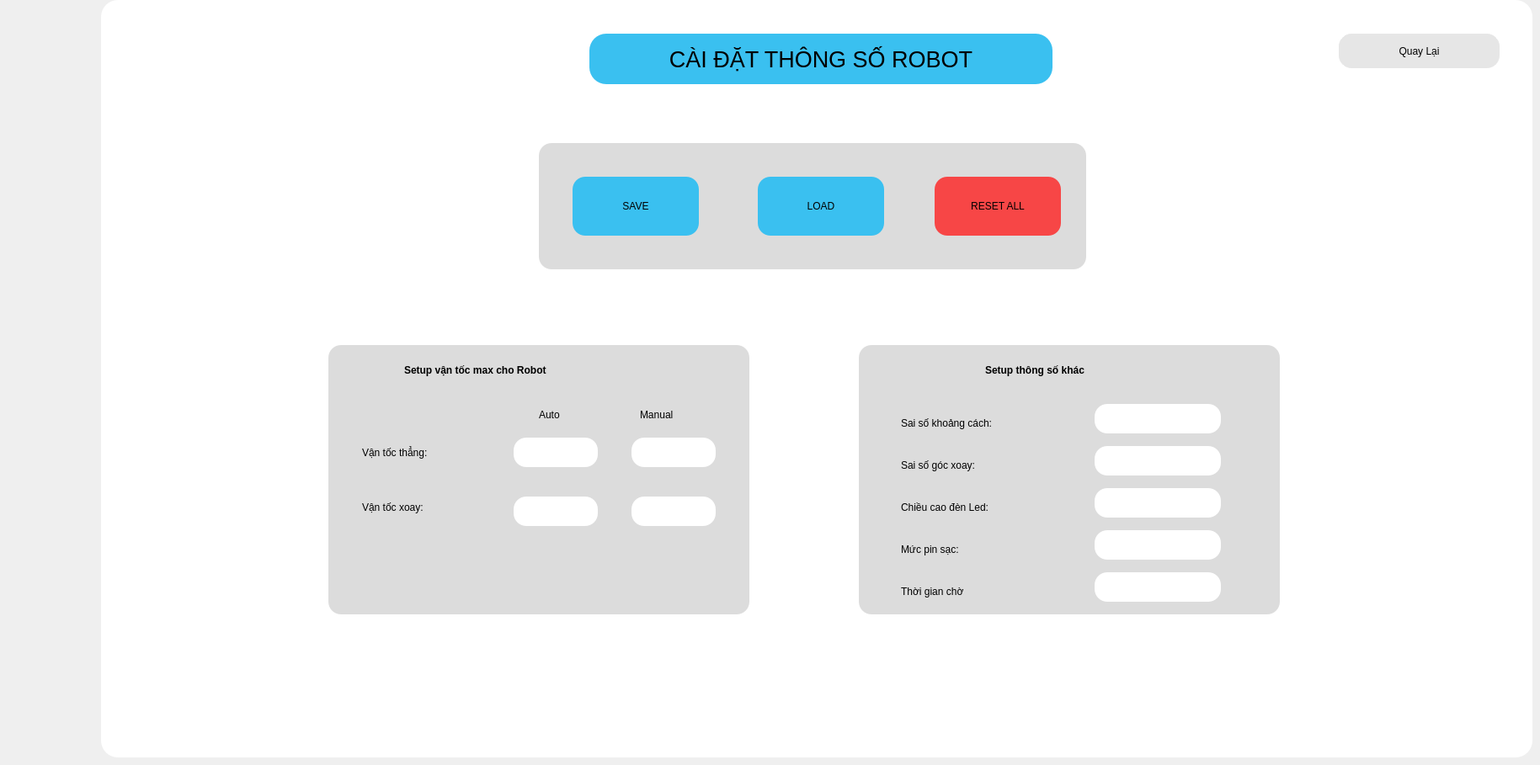
    <widget class="QWidget" name="page_setup_ts_robot">
     <widget class="QFrame" name="frame_32">
      <property name="geometry">
       <rect>
        <x>120</x>
        <y>0</y>
        <width>1700</width>
        <height>900</height>
       </rect>
      </property>
      <property name="styleSheet">
       <string notr="true">background-color: rgb(255, 255, 255);
 border-radius: 20px;</string>
      </property>
      <property name="frameShape">
       <enum>QFrame::StyledPanel</enum>
      </property>
      <property name="frameShadow">
       <enum>QFrame::Raised</enum>
      </property>
      <widget class="QLabel" name="label_caidat_ts">
       <property name="geometry">
        <rect>
         <x>580</x>
         <y>40</y>
         <width>550</width>
         <height>60</height>
        </rect>
       </property>
       <property name="maximumSize">
        <size>
         <width>800</width>
         <height>200</height>
        </size>
       </property>
       <property name="sizeIncrement">
        <size>
         <width>800</width>
         <height>200</height>
        </size>
       </property>
       <property name="font">
        <font>
         <pointsize>20</pointsize>
         <weight>50</weight>
         <bold>false</bold>
        </font>
       </property>
       <property name="styleSheet">
        <string notr="true">
background-color: rgb(58,192,240);
border-radius: 20px;
</string>
       </property>
       <property name="text">
        <string>CÀI ĐẶT THÔNG SỐ ROBOT</string>
       </property>
       <property name="alignment">
        <set>Qt::AlignCenter</set>
       </property>
      </widget>
      <widget class="QFrame" name="frame_34">
       <property name="geometry">
        <rect>
         <x>270</x>
         <y>410</y>
         <width>500</width>
         <height>320</height>
        </rect>
       </property>
       <property name="minimumSize">
        <size>
         <width>500</width>
         <height>150</height>
        </size>
       </property>
       <property name="maximumSize">
        <size>
         <width>500</width>
         <height>500</height>
        </size>
       </property>
       <property name="styleSheet">
        <string notr="true">background-color: rgb(220, 220, 220);
border-radius: 15px;</string>
       </property>
       <property name="frameShape">
        <enum>QFrame::StyledPanel</enum>
       </property>
       <property name="frameShadow">
        <enum>QFrame::Raised</enum>
       </property>
       <widget class="QLabel" name="label_vtt">
        <property name="geometry">
         <rect>
          <x>40</x>
          <y>115</y>
          <width>150</width>
          <height>25</height>
         </rect>
        </property>
        <property name="styleSheet">
         <string notr="true">
font: 75 14pt &quot;MS Shell Dlg 2&quot;;</string>
        </property>
        <property name="text">
         <string>Vận tốc thẳng: </string>
        </property>
       </widget>
       <widget class="QLabel" name="label_vtx">
        <property name="geometry">
         <rect>
          <x>40</x>
          <y>180</y>
          <width>140</width>
          <height>25</height>
         </rect>
        </property>
        <property name="styleSheet">
         <string notr="true">
font: 75 14pt &quot;MS Shell Dlg 2&quot;;</string>
        </property>
        <property name="text">
         <string>Vận tốc xoay:</string>
        </property>
       </widget>
       <widget class="QLabel" name="label_name_vt">
        <property name="geometry">
         <rect>
          <x>90</x>
          <y>20</y>
          <width>320</width>
          <height>20</height>
         </rect>
        </property>
        <property name="styleSheet">
         <string notr="true">
font:  14pt &quot;MS Shell Dlg 2&quot;;
font-weight: bold;</string>
        </property>
        <property name="text">
         <string>Setup vận tốc max cho Robot</string>
        </property>
       </widget>
       <widget class="QPlainTextEdit" name="textbox_vtt">
        <property name="geometry">
         <rect>
          <x>220</x>
          <y>110</y>
          <width>100</width>
          <height>35</height>
         </rect>
        </property>
        <property name="minimumSize">
         <size>
          <width>0</width>
          <height>35</height>
         </size>
        </property>
        <property name="maximumSize">
         <size>
          <width>300</width>
          <height>35</height>
         </size>
        </property>
        <property name="sizeIncrement">
         <size>
          <width>0</width>
          <height>0</height>
         </size>
        </property>
        <property name="styleSheet">
         <string notr="true">background: white</string>
        </property>
       </widget>
       <widget class="QPlainTextEdit" name="textbox_vtx">
        <property name="geometry">
         <rect>
          <x>220</x>
          <y>180</y>
          <width>100</width>
          <height>35</height>
         </rect>
        </property>
        <property name="minimumSize">
         <size>
          <width>0</width>
          <height>35</height>
         </size>
        </property>
        <property name="maximumSize">
         <size>
          <width>300</width>
          <height>35</height>
         </size>
        </property>
        <property name="sizeIncrement">
         <size>
          <width>0</width>
          <height>0</height>
         </size>
        </property>
        <property name="styleSheet">
         <string notr="true">background: white</string>
        </property>
       </widget>
       <widget class="QLabel" name="label_auto">
        <property name="geometry">
         <rect>
          <x>250</x>
          <y>70</y>
          <width>60</width>
          <height>25</height>
         </rect>
        </property>
        <property name="styleSheet">
         <string notr="true">
font: 75 14pt &quot;MS Shell Dlg 2&quot;;</string>
        </property>
        <property name="text">
         <string>Auto</string>
        </property>
       </widget>
       <widget class="QPlainTextEdit" name="textbox_vtt_2">
        <property name="geometry">
         <rect>
          <x>360</x>
          <y>110</y>
          <width>100</width>
          <height>35</height>
         </rect>
        </property>
        <property name="minimumSize">
         <size>
          <width>0</width>
          <height>35</height>
         </size>
        </property>
        <property name="maximumSize">
         <size>
          <width>300</width>
          <height>35</height>
         </size>
        </property>
        <property name="sizeIncrement">
         <size>
          <width>0</width>
          <height>0</height>
         </size>
        </property>
        <property name="styleSheet">
         <string notr="true">background: white</string>
        </property>
       </widget>
       <widget class="QPlainTextEdit" name="textbox_vtx_2">
        <property name="geometry">
         <rect>
          <x>360</x>
          <y>180</y>
          <width>100</width>
          <height>35</height>
         </rect>
        </property>
        <property name="minimumSize">
         <size>
          <width>0</width>
          <height>35</height>
         </size>
        </property>
        <property name="maximumSize">
         <size>
          <width>300</width>
          <height>35</height>
         </size>
        </property>
        <property name="sizeIncrement">
         <size>
          <width>0</width>
          <height>0</height>
         </size>
        </property>
        <property name="styleSheet">
         <string notr="true">background: white</string>
        </property>
       </widget>
       <widget class="QLabel" name="label_manual">
        <property name="geometry">
         <rect>
          <x>370</x>
          <y>70</y>
          <width>80</width>
          <height>25</height>
         </rect>
        </property>
        <property name="styleSheet">
         <string notr="true">
font: 75 14pt &quot;MS Shell Dlg 2&quot;;</string>
        </property>
        <property name="text">
         <string>Manual</string>
        </property>
       </widget>
      </widget>
      <widget class="QFrame" name="frame_35">
       <property name="geometry">
        <rect>
         <x>900</x>
         <y>410</y>
         <width>500</width>
         <height>320</height>
        </rect>
       </property>
       <property name="minimumSize">
        <size>
         <width>500</width>
         <height>150</height>
        </size>
       </property>
       <property name="maximumSize">
        <size>
         <width>500</width>
         <height>500</height>
        </size>
       </property>
       <property name="styleSheet">
        <string notr="true">background-color: rgb(220, 220, 220);
border-radius: 15px;</string>
       </property>
       <property name="frameShape">
        <enum>QFrame::StyledPanel</enum>
       </property>
       <property name="frameShadow">
        <enum>QFrame::Raised</enum>
       </property>
       <widget class="QLabel" name="label_35">
        <property name="geometry">
         <rect>
          <x>50</x>
          <y>80</y>
          <width>200</width>
          <height>25</height>
         </rect>
        </property>
        <property name="styleSheet">
         <string notr="true">
font: 75 14pt &quot;MS Shell Dlg 2&quot;;</string>
        </property>
        <property name="text">
         <string>Sai số khoảng cách:</string>
        </property>
       </widget>
       <widget class="QLabel" name="label_36">
        <property name="geometry">
         <rect>
          <x>50</x>
          <y>130</y>
          <width>160</width>
          <height>25</height>
         </rect>
        </property>
        <property name="styleSheet">
         <string notr="true">
font: 75 14pt &quot;MS Shell Dlg 2&quot;;</string>
        </property>
        <property name="text">
         <string>Sai số góc xoay:</string>
        </property>
       </widget>
       <widget class="QLabel" name="label_37">
        <property name="geometry">
         <rect>
          <x>150</x>
          <y>20</y>
          <width>230</width>
          <height>20</height>
         </rect>
        </property>
        <property name="styleSheet">
         <string notr="true">
font:  14pt &quot;MS Shell Dlg 2&quot;;
font-weight: bold;</string>
        </property>
        <property name="text">
         <string>Setup thông số khác</string>
        </property>
       </widget>
       <widget class="QPlainTextEdit" name="textbox_sskc">
        <property name="geometry">
         <rect>
          <x>280</x>
          <y>70</y>
          <width>150</width>
          <height>35</height>
         </rect>
        </property>
        <property name="minimumSize">
         <size>
          <width>0</width>
          <height>35</height>
         </size>
        </property>
        <property name="maximumSize">
         <size>
          <width>300</width>
          <height>35</height>
         </size>
        </property>
        <property name="sizeIncrement">
         <size>
          <width>0</width>
          <height>0</height>
         </size>
        </property>
        <property name="styleSheet">
         <string notr="true">background: white</string>
        </property>
       </widget>
       <widget class="QPlainTextEdit" name="textbox_ssgx">
        <property name="geometry">
         <rect>
          <x>280</x>
          <y>120</y>
          <width>150</width>
          <height>35</height>
         </rect>
        </property>
        <property name="minimumSize">
         <size>
          <width>0</width>
          <height>35</height>
         </size>
        </property>
        <property name="maximumSize">
         <size>
          <width>300</width>
          <height>35</height>
         </size>
        </property>
        <property name="sizeIncrement">
         <size>
          <width>0</width>
          <height>0</height>
         </size>
        </property>
        <property name="styleSheet">
         <string notr="true">background: white</string>
        </property>
       </widget>
       <widget class="QLabel" name="label_38">
        <property name="geometry">
         <rect>
          <x>50</x>
          <y>180</y>
          <width>200</width>
          <height>25</height>
         </rect>
        </property>
        <property name="styleSheet">
         <string notr="true">
font: 75 14pt &quot;MS Shell Dlg 2&quot;;</string>
        </property>
        <property name="text">
         <string>Chiều cao đèn Led:</string>
        </property>
       </widget>
       <widget class="QPlainTextEdit" name="textbox_ccdl">
        <property name="geometry">
         <rect>
          <x>280</x>
          <y>170</y>
          <width>150</width>
          <height>35</height>
         </rect>
        </property>
        <property name="minimumSize">
         <size>
          <width>0</width>
          <height>35</height>
         </size>
        </property>
        <property name="maximumSize">
         <size>
          <width>300</width>
          <height>35</height>
         </size>
        </property>
        <property name="sizeIncrement">
         <size>
          <width>0</width>
          <height>0</height>
         </size>
        </property>
        <property name="styleSheet">
         <string notr="true">background: white</string>
        </property>
       </widget>
       <widget class="QLabel" name="label_41">
        <property name="geometry">
         <rect>
          <x>50</x>
          <y>230</y>
          <width>200</width>
          <height>25</height>
         </rect>
        </property>
        <property name="styleSheet">
         <string notr="true">
font: 75 14pt &quot;MS Shell Dlg 2&quot;;</string>
        </property>
        <property name="text">
         <string>Mức pin sạc:</string>
        </property>
       </widget>
       <widget class="QPlainTextEdit" name="textbox_pin_sac_auto">
        <property name="geometry">
         <rect>
          <x>280</x>
          <y>220</y>
          <width>150</width>
          <height>35</height>
         </rect>
        </property>
        <property name="minimumSize">
         <size>
          <width>0</width>
          <height>35</height>
         </size>
        </property>
        <property name="maximumSize">
         <size>
          <width>300</width>
          <height>35</height>
         </size>
        </property>
        <property name="sizeIncrement">
         <size>
          <width>0</width>
          <height>0</height>
         </size>
        </property>
        <property name="styleSheet">
         <string notr="true">background: white</string>
        </property>
       </widget>
       <widget class="QPlainTextEdit" name="textbox_delay_time">
        <property name="geometry">
         <rect>
          <x>280</x>
          <y>270</y>
          <width>150</width>
          <height>35</height>
         </rect>
        </property>
        <property name="minimumSize">
         <size>
          <width>0</width>
          <height>35</height>
         </size>
        </property>
        <property name="maximumSize">
         <size>
          <width>300</width>
          <height>35</height>
         </size>
        </property>
        <property name="sizeIncrement">
         <size>
          <width>0</width>
          <height>0</height>
         </size>
        </property>
        <property name="styleSheet">
         <string notr="true">background: white</string>
        </property>
       </widget>
       <widget class="QLabel" name="label_118">
        <property name="geometry">
         <rect>
          <x>50</x>
          <y>280</y>
          <width>200</width>
          <height>25</height>
         </rect>
        </property>
        <property name="styleSheet">
         <string notr="true">
font: 75 14pt &quot;MS Shell Dlg 2&quot;;</string>
        </property>
        <property name="text">
         <string>Thời gian chờ</string>
        </property>
       </widget>
      </widget>
      <widget class="QFrame" name="frame_36">
       <property name="geometry">
        <rect>
         <x>520</x>
         <y>170</y>
         <width>650</width>
         <height>150</height>
        </rect>
       </property>
       <property name="minimumSize">
        <size>
         <width>500</width>
         <height>150</height>
        </size>
       </property>
       <property name="maximumSize">
        <size>
         <width>1000</width>
         <height>500</height>
        </size>
       </property>
       <property name="styleSheet">
        <string notr="true">background-color: rgb(220, 220, 220);
border-radius: 15px;</string>
       </property>
       <property name="frameShape">
        <enum>QFrame::StyledPanel</enum>
       </property>
       <property name="frameShadow">
        <enum>QFrame::Raised</enum>
       </property>
       <widget class="QPushButton" name="btn_save_sql">
        <property name="geometry">
         <rect>
          <x>40</x>
          <y>40</y>
          <width>150</width>
          <height>70</height>
         </rect>
        </property>
        <property name="styleSheet">
         <string notr="true">QPushButton#btn_save_sql{
 
	border-radius: 15px;
	background-color: rgb(58,192,240);
	font: 75 17pt &quot;MS Shell Dlg 2&quot;;
	
}

QPushButton#btn_save_sql:pressed{
padding-left :3px;
padding-top :3px;
border-radius: 15px;
font: 75 17pt &quot;MS Shell Dlg 2&quot;;

	background-color: rgb(0, 255, 0);
}
</string>
        </property>
        <property name="text">
         <string>SAVE</string>
        </property>
       </widget>
       <widget class="QPushButton" name="btn_load_sql">
        <property name="geometry">
         <rect>
          <x>260</x>
          <y>40</y>
          <width>150</width>
          <height>70</height>
         </rect>
        </property>
        <property name="styleSheet">
         <string notr="true">QPushButton#btn_load_sql{
 
	border-radius: 15px;
	background-color: rgb(58,192,240);
	font: 75 17pt &quot;MS Shell Dlg 2&quot;;
	
}

QPushButton#btn_load_sql:pressed{
padding-left :3px;
padding-top :3px;
border-radius: 15px;
font: 75 17pt &quot;MS Shell Dlg 2&quot;;

	background-color: rgb(0, 255, 0);
}
</string>
        </property>
        <property name="text">
         <string>LOAD</string>
        </property>
       </widget>
       <widget class="QPushButton" name="btn_resetall_sql">
        <property name="geometry">
         <rect>
          <x>470</x>
          <y>40</y>
          <width>150</width>
          <height>70</height>
         </rect>
        </property>
        <property name="styleSheet">
         <string notr="true">QPushButton#btn_resetall_sql{
 
	border-radius: 15px;
	
	background-color: rgb(247, 70, 70);
	font: 75 17pt &quot;MS Shell Dlg 2&quot;;
	
}

QPushButton#btn_resetall_sql:pressed{
padding-left :3px;
padding-top :3px;
border-radius: 15px;
font: 75 17pt &quot;MS Shell Dlg 2&quot;;

	background-color: rgb(0, 255, 0);
}
</string>
        </property>
        <property name="text">
         <string>RESET ALL</string>
        </property>
       </widget>
      </widget>
      <widget class="QPushButton" name="bt_back_setup_ts_robot">
       <property name="geometry">
        <rect>
         <x>1470</x>
         <y>40</y>
         <width>191</width>
         <height>41</height>
        </rect>
       </property>
       <property name="styleSheet">
        <string notr="true">QPushButton#bt_back_setup_ts_robot{
     border-radius: 15px;
	font: 75 23pt &quot;MS Shell Dlg 2&quot;;
	border: 1px solid rgb(230, 230, 230);
background-color: rgb(230, 230, 230);

}
QPushButton#bt_back_setup_ts_robot:pressed{
background-color: qlineargradient(spread:pad, x1:0, y1:0, x2:1, y2:0, stop:0 rgba(58, 192, 255, 219), stop:1 rgba(58, 192, 255, 226));

}
QPushButton#bt_back_setup_ts_robot:pressed{
padding-left :2px;
padding-top :2px;

	background-color: rgb(58, 192, 255);
}

</string>
       </property>
       <property name="text">
        <string>Quay Lại</string>
       </property>
       <property name="icon">
        <iconset>
         <normaloff>../../../.designer/images/quaylai_xoafont.png</normaloff>../../../.designer/images/quaylai_xoafont.png</iconset>
       </property>
       <property name="iconSize">
        <size>
         <width>60</width>
         <height>60</height>
        </size>
       </property>
      </widget>
     </widget>
    </widget>
